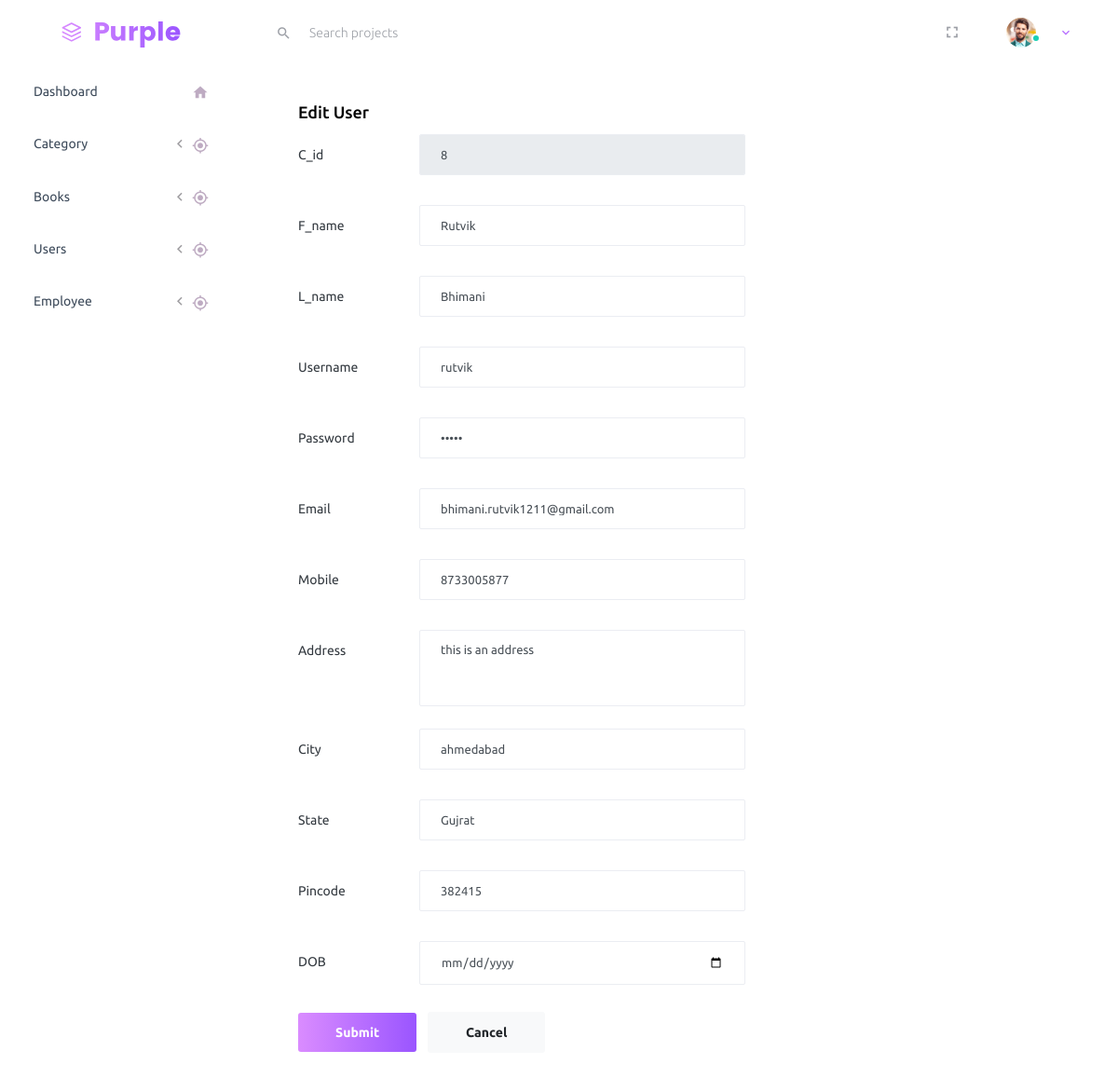
Page /admin/edit.php?id=8 (signed in) on the committed database.
### tables this page shows
CREATE TABLE `customer` (
  `C_id` int(11) NOT NULL,
  `F_name` varchar(15) NOT NULL,
  `L_name` varchar(15) NOT NULL,
  `Username` varchar(40) NOT NULL,
  `Password` varchar(255) NOT NULL,
  `Address` varchar(150) NOT NULL,
  `City` varchar(15) NOT NULL,
  `State` varchar(15) NOT NULL,
  `Pincode` varchar(6) NOT NULL,
  `Phone` varchar(10) NOT NULL,
  `Email` varchar(40) DEFAULT NULL,
  `Dob` date NOT NULL
);

### admin/edit.php (the view, shortened to what this page needs)
<?php
      include_once 'connection.php';
      if (isset($_SESSION['admin']))
      {
      $id = $_GET['id'];
 ?>
<!DOCTYPE html>
<html lang="en">
<head>
  <link rel="stylesheet" href="vendors/iconfonts/mdi/css/materialdesignicons.min.css">
  <link rel="stylesheet" href="vendors/css/vendor.bundle.base.css">
  <link rel="stylesheet" href="css/style.css">
</head>
<body>
  <div class="container-scroller">
      <?php
        include("include/header.php");
      ?>
    <div class="container-fluid page-body-wrapper">
        <?php
            include("include/menu.php");
        ?>
      <?php
          $sql = "SELECT * FROM customer WHERE C_id=$id";
          $result = mysqli_query($conn,$sql) or die("ERROR: 007");
          $row = mysqli_fetch_assoc($result);
       ?>
      <div class="col-md-6 grid-margin stretch-card">
              <div class="card">
                <div class="card-body">
                  <h4 class="card-title">Edit User</h4>
                  <form class="forms-sample" method="post" action="process/update_user.php">
                    <div class="form-group row">
                      <label for="exampleInputUsername2" class="col-sm-3 col-form-label">C_id</label>
                      <div class="col-sm-9">
                        <input type="text" name="cid" class="form-control" id="exampleInputUsername2" placeholder="C_id" onclick="show()" readonly value="<?php echo $row['C_id']; ?>">
                      </div>
                    </div>
                    <div class="form-group row">
                      <label for="exampleInputMobile" class="col-sm-3 col-form-label">F_name</label>
                      <div class="col-sm-9">
                        <input type="text" value="<?php echo $row['F_name']; ?>" class="form-control" name="fname" id="exampleInputMobile" placeholder="First Name">
                      </div>
                    </div>
                    <div class="form-group row">
                      <label for="exampleInputMobile" class="col-sm-3 col-form-label">L_name</label>
                      <div class="col-sm-9">
                        <input type="text" value="<?php echo $row['L_name']; ?>" class="form-control" name="lname" id="exampleInputMobile" placeholder="Last Name">
                      </div>
                    </div>
                   <div class="form-group row">
                      <label for="exampleInputUsername2" class="col-sm-3 col-form-label">Username</label>
                      <div class="col-sm-9">
                        <input type="text" value="<?php echo $row['Username']; ?>" name="uname" class="form-control" id="exampleInputUsername2" placeholder="Username" >
                      </div>
                    </div>
                      <div class="form-group row">
                      <label for="exampleInputPassword2" class="col-sm-3 col-form-label">Password</label>
                      <div class="col-sm-9">
                        <input type="password" value="<?php echo $row['Password']; ?>" name="password" class="form-control" id="exampleInputPassword2" placeholder="Password">
                      </div>
                    </div>
                    <div class="form-group row">
                      <label for="exampleInputEmail2" class="col-sm-3 col-form-label">Email</label>
                      <div class="col-sm-9">
                        <input type="email" value="<?php echo $row['Email']; ?>"  class="form-control" id="exampleInputEmail2" name="email" placeholder="Email">
                      </div>
                    </div>
                    <div class="form-group row">
                      <label for="exampleInputMobile" class="col-sm-3 col-form-label">Mobile</label>
                      <div class="col-sm-9">
                        <input type="text" value="<?php echo $row['Phone']; ?>" class="form-control"  name="phone" id="exampleInputMobile" placeholder="Mobile number">
                      </div>
                    </div>
                     <div class="form-group row">
                      <label for="exampleInputMobile" class="col-sm-3 col-form-label">Address</label>
                      <div class="col-sm-9">
                      <textarea class="form-control" placeholder="Address" name="address" id="exampleInputMobile" rows="4"><?php echo $row['Address']; ?></textarea>
                    </div>
                  </div>
                  <div class="form-group row">
                      <label for="exampleInputMobile" class="col-sm-3 col-form-label">City</label>
                      <div class="col-sm-9">
                        <input type="text" value="<?php echo $row['City']; ?>" class="form-control" name="city" id="exampleInputMobile" placeholder="City">
                      </div>
                    </div><div class="form-group row">
                      <label for="exampleInputMobile" class="col-sm-3 col-form-label">State</label>
                      <div class="col-sm-9">
                        <input type="text" value="<?php echo $row['State']; ?>" class="form-control" name="state" id="exampleInputMobile" placeholder="state">
                      </div>
                    </div><div class="form-group row">
                      <label for="exampleInputMobile" class="col-sm-3 col-form-label">Pincode</label>
                      <div class="col-sm-9">
                        <input type="text" value="<?php echo $row['Pincode']; ?>" class="form-control" name="pin" id="exampleInputMobile" placeholder="Pincode">
                      </div>
                    </div>
                    <div class="form-group row">
                      <label for=" exampleInputUsername2" class="col-sm-3 col-form-label">DOB</label>
                      <div class="col-sm-9">
                       <input type="date"  name="dob" class="form-control" id="exampleInputUsername2" placeholder="Date Of Birth" required>
                      </div>
                    </div>
                    <button type="submit" class="btn btn-gradient-primary mr-2">Submit</button>
                    <button class="btn btn-light">Cancel</button>
                  </form>
                </div>
              </div>
            </div>
    </div>
  </div>
</body>
</html>
<?php
  }
  else
  {
    header("location: login.php");
  }
 ?>

### rows in the picture
customer: cid "8", fname "Rutvik", lname "Bhimani", uname "rutvik", email "bhimani.rutvik1211@gmail.com", phone "8733005877", address "this is an address", city "ahmedabad", state "Gujrat", pin "382415"
